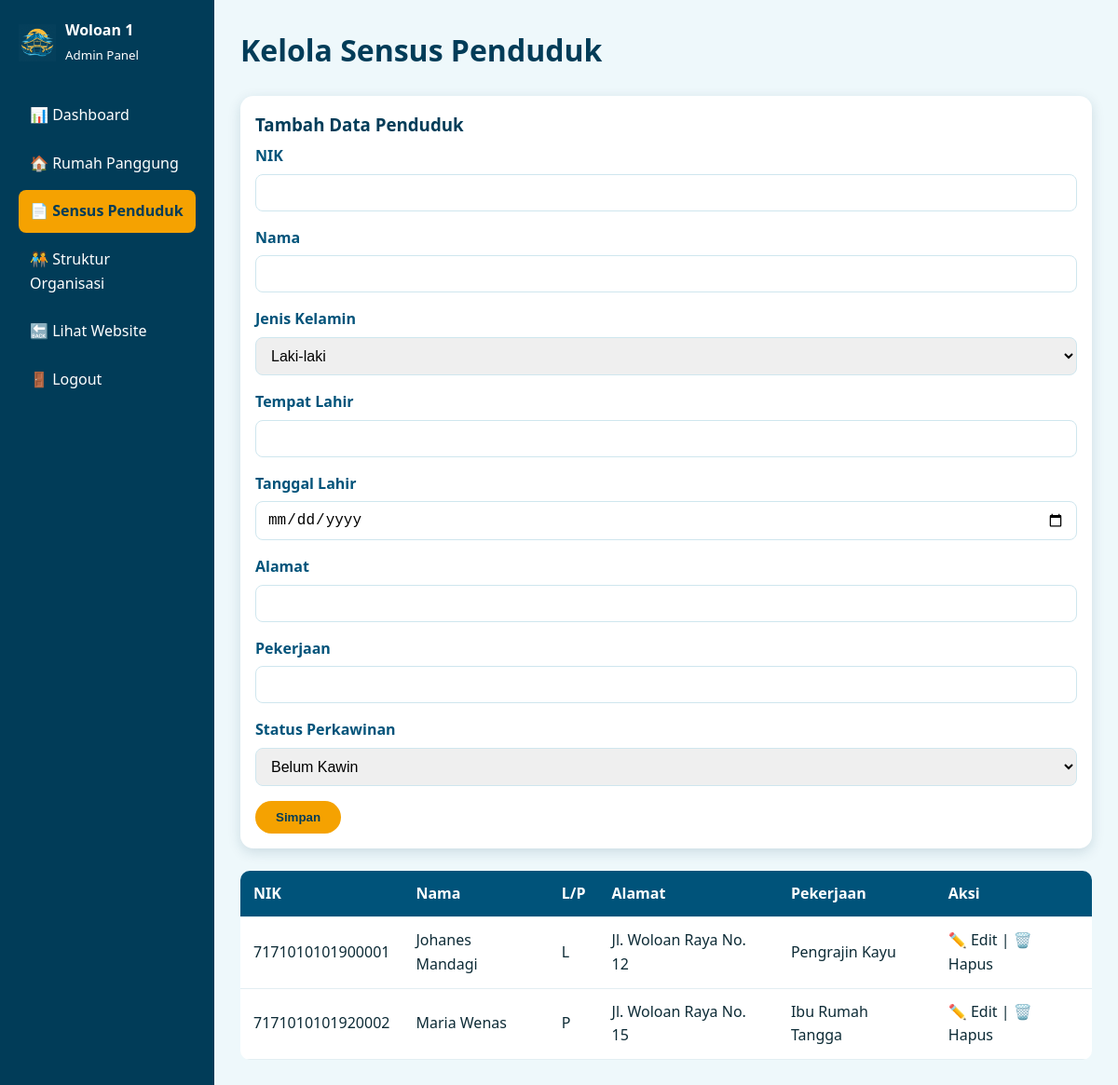
/admin/sensus.php (signed in), run on the app's committed database.
### tables this page shows
CREATE TABLE IF NOT EXISTS sensus_penduduk (
    id INT AUTO_INCREMENT PRIMARY KEY,
    nik VARCHAR(20) NOT NULL UNIQUE,
    nama VARCHAR(100) NOT NULL,
    jenis_kelamin ENUM('L','P') NOT NULL,
    tempat_lahir VARCHAR(100),
    tanggal_lahir DATE,
    alamat VARCHAR(255),
    pekerjaan VARCHAR(100),
    status_perkawinan ENUM('Belum Kawin','Kawin','Cerai Hidup','Cerai Mati') DEFAULT 'Belum Kawin',
    created_at TIMESTAMP DEFAULT CURRENT_TIMESTAMP,
    updated_at TIMESTAMP DEFAULT CURRENT_TIMESTAMP ON UPDATE CURRENT_TIMESTAMP
);

### admin/sensus.php (the view, shortened to what this page needs)
<?php
require_once 'includes/auth.php';
$editData = null;
$data = $pdo->query("SELECT * FROM sensus_penduduk ORDER BY nama ASC")->fetchAll();
require 'includes/layout_top.php';
?>
<div class="topbar"><h1 style="color:#013C58;">Kelola Sensus Penduduk</h1></div>
<div class="card" style="margin-bottom:24px;"><div class="card-body">
    <h3><?= $editData ? 'Edit Data Penduduk' : 'Tambah Data Penduduk' ?></h3>
    <form method="post">
        <div class="form-group"><label>NIK</label><input type="text" name="nik" required value="<?= htmlspecialchars($editData['nik'] ?? '') ?>"></div>
        <div class="form-group"><label>Nama</label><input type="text" name="nama" required value="<?= htmlspecialchars($editData['nama'] ?? '') ?>"></div>
        <div class="form-group"><label>Jenis Kelamin</label>
            <select name="jenis_kelamin">
                <option value="L" <?= (($editData['jenis_kelamin'] ?? '')=='L')?'selected':'' ?>>Laki-laki</option>
            </select>
        </div>
        <div class="form-group"><label>Tempat Lahir</label><input type="text" name="tempat_lahir" value="<?= htmlspecialchars($editData['tempat_lahir'] ?? '') ?>"></div>
        <div class="form-group"><label>Tanggal Lahir</label><input type="date" name="tanggal_lahir" value="<?= htmlspecialchars($editData['tanggal_lahir'] ?? '') ?>"></div>
        <div class="form-group"><label>Alamat</label><input type="text" name="alamat" value="<?= htmlspecialchars($editData['alamat'] ?? '') ?>"></div>
        <div class="form-group"><label>Pekerjaan</label><input type="text" name="pekerjaan" value="<?= htmlspecialchars($editData['pekerjaan'] ?? '') ?>"></div>
        <div class="form-group"><label>Status Perkawinan</label>
            <select name="status_perkawinan">
                <?php foreach (['Belum Kawin','Kawin','Cerai Hidup','Cerai Mati'] as $st): ?>
                <option value="<?= $st ?>" <?= (($editData['status_perkawinan'] ?? '')==$st)?'selected':'' ?>><?= $st ?></option>
                <?php endforeach; ?>
            </select>
        </div>
        <button type="submit" class="btn"><?= $editData ? 'Update' : 'Simpan' ?></button>
    </form>
</div></div>
<div style="overflow-x:auto;">
<table>
    <thead><tr><th>NIK</th><th>Nama</th><th>L/P</th><th>Alamat</th><th>Pekerjaan</th><th>Aksi</th></tr></thead>
    <tbody>
    <?php foreach ($data as $d): ?>
        <tr>
            <td><?= htmlspecialchars($d['nik']) ?></td>
            <td><?= htmlspecialchars($d['nama']) ?></td>
            <td><?= $d['jenis_kelamin'] ?></td>
            <td><?= htmlspecialchars($d['alamat']) ?></td>
            <td><?= htmlspecialchars($d['pekerjaan']) ?></td>
            <td>
                <a href="sensus.php?edit=<?= $d['id'] ?>">✏️ Edit</a> |
                <a href="sensus.php?delete=<?= $d['id'] ?>" onclick="return confirm('Yakin hapus data ini?')">🗑️ Hapus</a>
            </td>
        </tr>
    <?php endforeach; ?>
    </tbody>
</table>
</div>
<?php require 'includes/layout_bottom.php'; ?>

### assets/css/style.css (style rules this page uses)
:root { --light-blue: #A8E8F9; --mid-blue: #00537A; --dark-navy: #013C58; --orange: #F5A201; --orange-lt: #FFBA42; --yellow: #FFD35B; --text-dark: #0d2b36; --white: #ffffff; }
* { box-sizing: border-box; margin: 0; padding: 0; }
body { font-family: 'Segoe UI', Arial, sans-serif; background: var(--light-blue); color: var(--text-dark); line-height: 1.6; }
a { text-decoration: none; color: inherit; }
.btn { display: inline-block; background: var(--orange); color: var(--dark-navy); font-weight: 700; padding: 10px 22px; border-radius: 30px; border: none; cursor: pointer; transition: background .2s, transform .15s; }
.card { background: var(--white); border-radius: 14px; overflow: hidden; box-shadow: 0 4px 14px rgba(1, 60, 88, 0.15); transition: transform .2s; }
.card .card-body { padding: 16px; }
.card h3 { color: var(--dark-navy); margin-bottom: 6px; }
table { width: 100%; border-collapse: collapse; background: var(--white); border-radius: 10px; overflow: hidden; }
th, td { padding: 12px 14px; text-align: left; border-bottom: 1px solid #e3eef2; }
th { background: var(--mid-blue); color: var(--white); }
.form-group { margin-bottom: 16px; }
label { display: block; font-weight: 600; margin-bottom: 6px; color: var(--mid-blue); }
input, select, textarea { width: 100%; padding: 10px 12px; border: 1px solid #cfe6ee; border-radius: 8px; font-size: 1rem; }
.topbar { display:flex; justify-content: space-between; align-items:center; margin-bottom: 24px; }

### data on the page
sensus_penduduk: nik "7171010101900001", nama "Johanes Mandagi", jenis_kelamin "L", alamat "Jl. Woloan Raya No. 12", pekerjaan "Pengrajin Kayu"
sensus_penduduk: nik "7171010101920002", nama "Maria Wenas", jenis_kelamin "P", alamat "Jl. Woloan Raya No. 15", pekerjaan "Ibu Rumah Tangga"

### other printed values
form field status_perkawinan "Belum Kawin"
